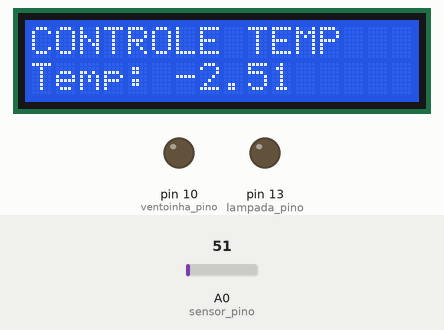
This sketch was run on a simulated Arduino Uno, built with avr-gcc and run on an emulated ATmega328P. On the bench: 16×2 character LCD, output pins drawn as LEDs (lit = HIGH). Inputs (shaded band) come from the test bench; at power-on: A0 (sensor_pino) = 51.

Above: at 1.2 s.
1.3 s: A0 (sensor_pino) set to 61
At 1.9 s:
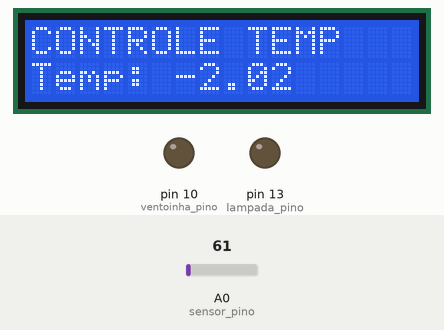
2.8 s: A0 (sensor_pino) set to 71
At 4.0 s:
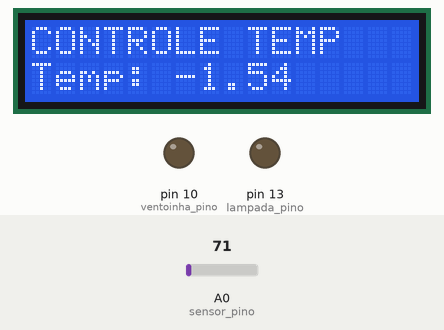
4.3 s: A0 (sensor_pino) set to 86
At 5.2 s:
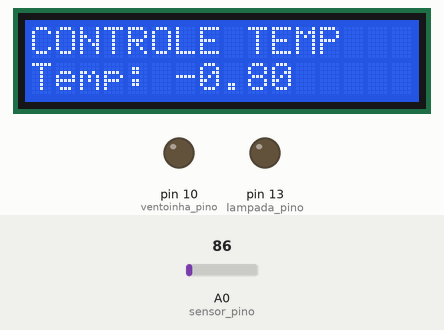
Timing chart, 0 to 7.3 s (numbered marks = the images above; inputs shaded):
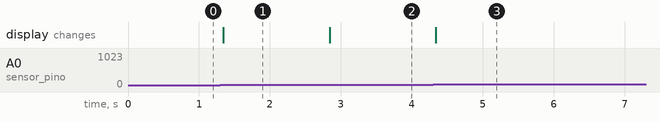

The sketch:

controle_temperatura_LM35.ino
```cpp
/*
Controle de temperatura em uma estufa com LM35

SETPOINT = 35 GRAUS CELSIUS

Controle da temperatura -> ventoinha acionada por um transistor

Acendimento interno de uma lâmpada, que deve ocorrer de modo intermitente e a partir de um tempo predefinido.

Resolução do LM35 = 10mV/ºC

Acionamento da lâmpada -> relé 5V

Display LCD plota os valores do processo.
*/

#include <LiquidCrystal_I2C.h>
#include <TimerOne.h>

#define sensor_pino A0
#define ventoinha_pino 10
#define lampada_pino 13

// Inicializa o display LCD com o endereço I2C e o tamanho do display (16x2)
LiquidCrystal_I2C lcd(0x27, 16, 2);  // O endereço I2C pode variar, verifique se é 0x27 ou 0x3F

int referencia = 27;
int kp = 300;
int tempo = 15000000;

float temperatura;
float erro;
int saida;

void setup() {
  pinMode(sensor_pino, INPUT);
  pinMode(ventoinha_pino, OUTPUT);
  pinMode(lampada_pino, OUTPUT);

  lcd.begin(16, 2);  // Inicializa o LCD
  lcd.backlight();   // Liga a luz de fundo do LCD

  Timer1.initialize(tempo);
  Timer1.attachInterrupt(callback);
}

void loop() {
  leitura();
  saturador();
  controle();
  plotar();
}

/*
CONFIGURA FUNCAO CALLBACK
luminosidade baixa -> acender luz externa
*/
void callback() {
  digitalWrite(lampada_pino, !digitalRead(lampada_pino));
}

void leitura() {
  //CONVERSAO ADC -> (5V / (2^10 - 1) * 10mV)
  temperatura = (analogRead(sensor_pino) * 0.0488) - 5;
  erro = temperatura - referencia;
  saida = kp * erro;
}

void saturador() {
  if (saida > 255) {
    saida = 255;
  }
  if (saida < 0) {
    saida = 0;
  }
}

void controle() {
  analogWrite(ventoinha_pino, saida);
}

void plotar() {
  lcd.setCursor(0, 0);
  lcd.print("CONTROLE TEMP");
  lcd.setCursor(0, 1);
  lcd.print("Temp: ");
  lcd.print(temperatura);
}
```

Measured:
- after the input at 1.3 s, the display: changes at once (image 1)
- after the input at 2.8 s, the display: changes at once (image 2)
- after the input at 4.3 s, the display: changes at once (image 3)
